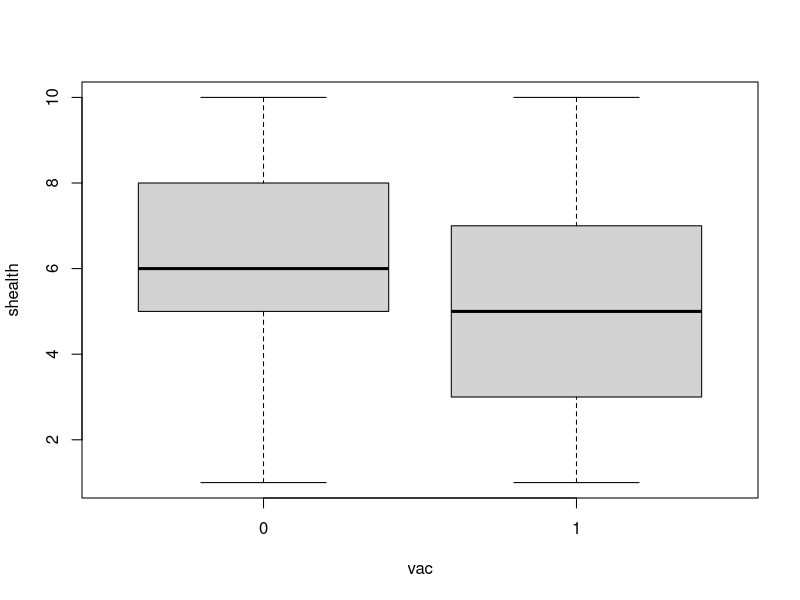
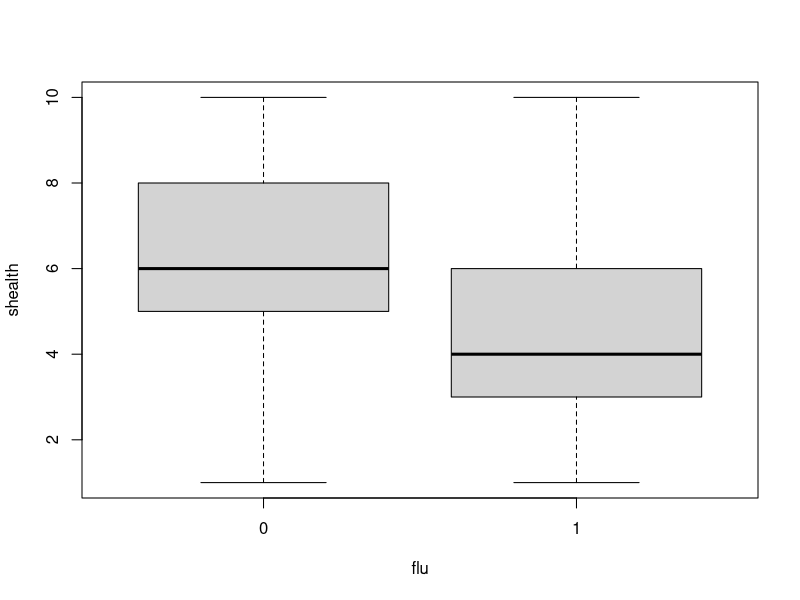
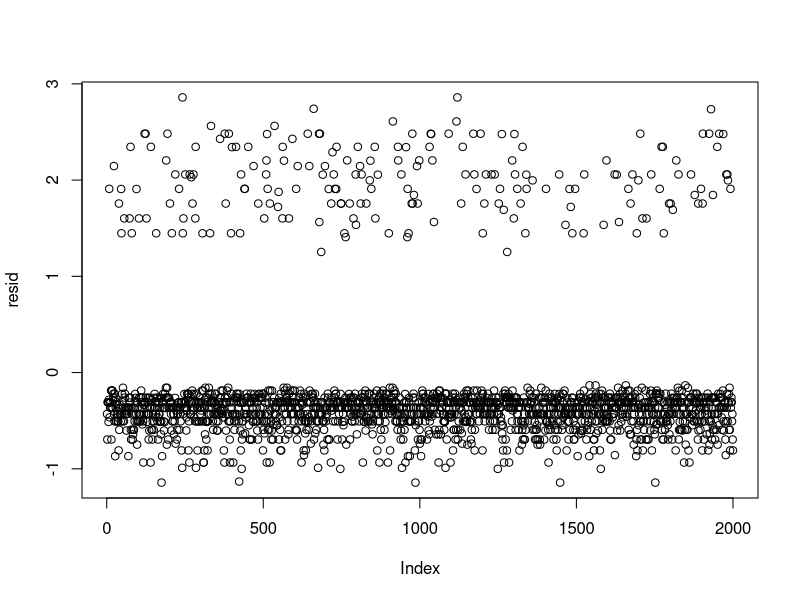
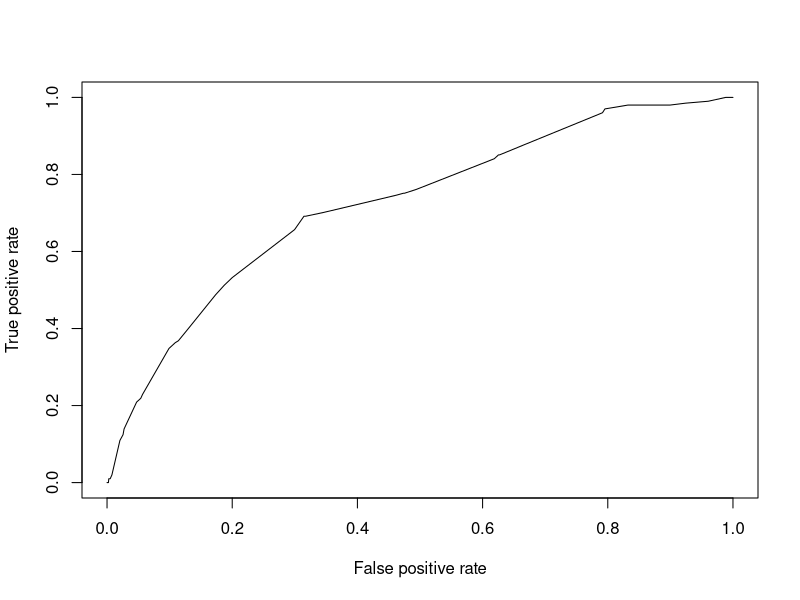

Source code (R) for these figures, in order:
# Tutorial 2
flu <- read.csv("fluvaccine.csv")

# Q1 descriptive analysis
summary(flu)

# cross-tabulation between vaccination and flu infection
table(flu$vac, flu$flu)
prop.table(table(flu$vac, flu$flu),1)

with(flu,boxplot(shealth~vac))
with(flu,boxplot(shealth~flu))

# Q2 fitting a regression to estimate crude vaccination effect
lr.fv <- glm(flu~vac, data=flu, family=binomial)

summary(lr.fv)

exp(coef(lr.fv)["vac"])
exp(confint(lr.fv)) # based on likelihood method
exp(confint.default(lr.fv)) # based on normality

# The crude vaccine effect is 32.6% (95% CI: 0-43.3%) protection

# Q3 confirming confounding for self-reported health
# standard rules
lr.vs <- glm(vac~shealth, data=flu, family=binomial)
lr.fs <- glm(flu~shealth, data=flu, family=binomial)

summary(lr.vs)
summary(lr.fs)

# change in estimate
lr.fv <- glm(flu~vac, data=flu, family=binomial)
lr.fvs <- glm(flu~vac+shealth, data=flu, family=binomial)

summary(lr.fv)
summary(lr.fvs)

(coef(lr.fvs)[2]-coef(lr.fv)[2])/coef(lr.fv)[2]

# automatic variable selection
require(MASS)
stepAIC(lr.fvs)

# all 3 methods will select shealth as a confounder

# Q4 Stratification by shealth
flu$shealth.cat <- cut(flu$shealth, c(0,5,7,10), label=1:3, right=T, include.lowest=T)

lr.fv.strat <- list()
for (i in 1:3) {
lr.fv.strat[[i]] <- glm(flu~vac, data=flu, family=binomial, subset=(shealth.cat==i))
print(summary(lr.fv.strat[[i]]))
}

# approximate pooled estimate
(coef(lr.fv.strat[[1]])[2]+coef(lr.fv.strat[[2]])[2]+coef(lr.fv.strat[[3]])[2])/3

# Q5 Assessing potential confouder - suppose age is a suspected confounder
# standard rules
lr.va <- glm(vac~age, data=flu, family=binomial)
lr.fa <- glm(flu~age, data=flu, family=binomial)

summary(lr.va)
summary(lr.fa)

# there was no significant association between age and vaccination

# change in estimate
lr.fvsa <- glm(flu~vac+shealth+age, data=flu, family=binomial)

summary(lr.fvs)
summary(lr.fvsa)

(coef(lr.fvsa)[2]-coef(lr.fvs)[2])/coef(lr.fvs)[2]

# there was < 10% change in the vaccine effect estimate

# automatic variable selection
require(MASS)
stepAIC(lr.fvsa)

# Based on AIC, age will be selected (age is also significant)
# but no obvious association between age and vaccination
# similar results for BMI, smoking and sex
# antibody titers lie in the causal pathway from vaccination to infection

# Q6 effect modification by smoking and age
lr.fvs.s <- glm(flu~vac+shealth+vac*smoking, data=flu, family=binomial)
summary(lr.fvs.s)

lr.fvs.a <- glm(flu~vac+shealth+vac*age, data=flu, family=binomial)
summary(lr.fvs.a)

# there is evidence of the interaction effect between vaccination and smoking
# indicating the effect modification of smoking
# there is no significant age-vaccine interaction

# Q7 vaccination effect for smoker and non-smoker.
# non-smoker
exp(lr.fvs.s$coef["vac"])
exp(confint.default(lr.fvs.s)["vac",])

# AOR = 0.36, 95% CI = 0.23-0.58

# smoker
exp(lr.fvs.s$coef["vac"]+lr.fvs.s$coef["vac:smoking"])
se.vac.smoker <- sqrt(vcov(lr.fvs.s)[2,2]+vcov(lr.fvs.s)[5,5]+2*vcov(lr.fvs.s)[2,5])
# or alternatively, using matrix
# se.vac.smoker <- sqrt(t(c(1,1)) %*% vcov(lr.fvs.s)[c(2,5), c(2,5)] %*% c(1,1))
exp(lr.fvs.s$coef["vac"]+lr.fvs.s$coef["vac:smoking"] + c(-1,1)*qnorm(0.975)*se.vac.smoker)

# AOR = 0.96, 95% CI = 0.42-2.22

# Q8 assess collinearity 
require(car)
vif(lr.fvs.a)

# vif for vac and vac:age is large
flu$age.ct <- scale(flu$age, scale=F)

lr.fvs.act <- glm(flu~vac+shealth+vac*age.ct, data=flu, family=binomial)
summary(lr.fvs.act)

# cannot reduce collinearity with binary variable by centering

vif(lr.fvs.s)
# no collinearity problem for model with vaccine x smoking interaction

# Q9 antibody titer as mediator
flu$logabT <- log(flu$abT, base=2)

# antibody titer associated with vaccination?
lr.abTv <- glm(logabT~vac, data=flu)
summary(lr.abTv)

# antibody titer associated with flu infection?
lr.fabT <- glm(flu~logabT, data=flu, family=binomial)
summary(lr.fabT)

# vaccine associated with flu infection?
summary(lr.fvs.s)

# vaccine effect attenuated?
lr.fvsabT.s <- glm(flu~vac+shealth+logabT+vac*smoking, data=flu, family=binomial)
summary(lr.fvsabT.s)

# The data suggests that antibody titer is a mediator

# Q10 stepAIC - stepwise selection
# start from the basic model, to 
step.model <- stepAIC(lr.fv,
    scope = list(upper = ~vac+shealth+bmi+vac*age+vac*smoking, lower = ~vac))

# Q11 residual plot
final.model <- lr.fvs.s

resid <- rstudent(final.model)
plot(resid)

# Residual plots for logistic regression, along with binary variables are not straightforward
# to interpret

# Q12 ROC curve [for reference only] 
require(ROCR)
fm.pred <- predict(final.model, type="response")

# ROC curve
pred <- prediction(fm.pred, flu$flu)
perf <- performance(pred,"tpr","fpr")
plot(perf)

# AUROC
performance(pred,"auc")@y.values[[1]]

# Q13 Summarize results
exp(final.model$coef)
exp(confint.default(final.model))

round(exp(cbind(final.model$coef,confint.default(final.model))),2)
